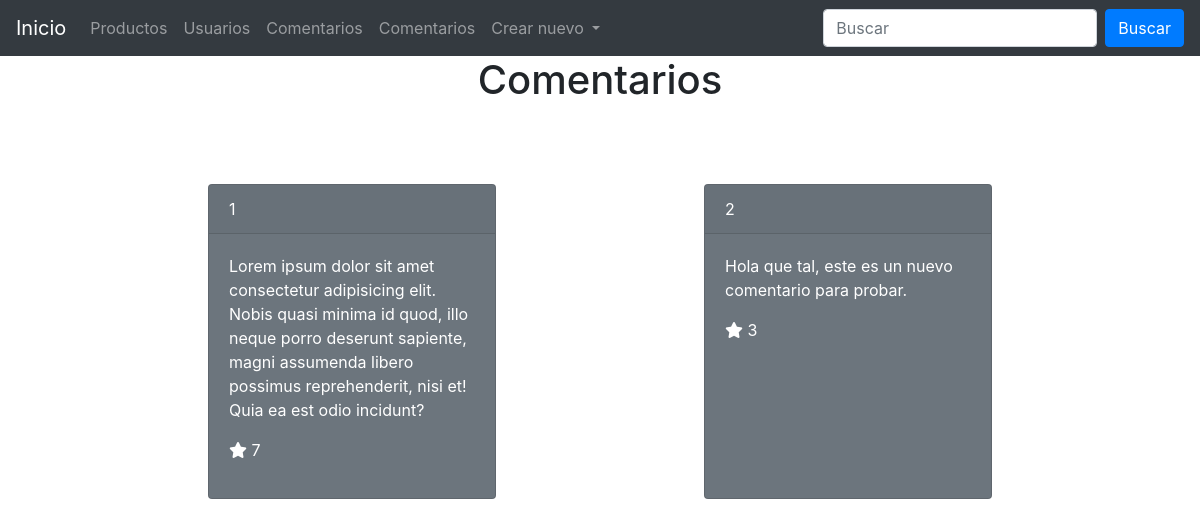
The app's page /descripcion/, older data.
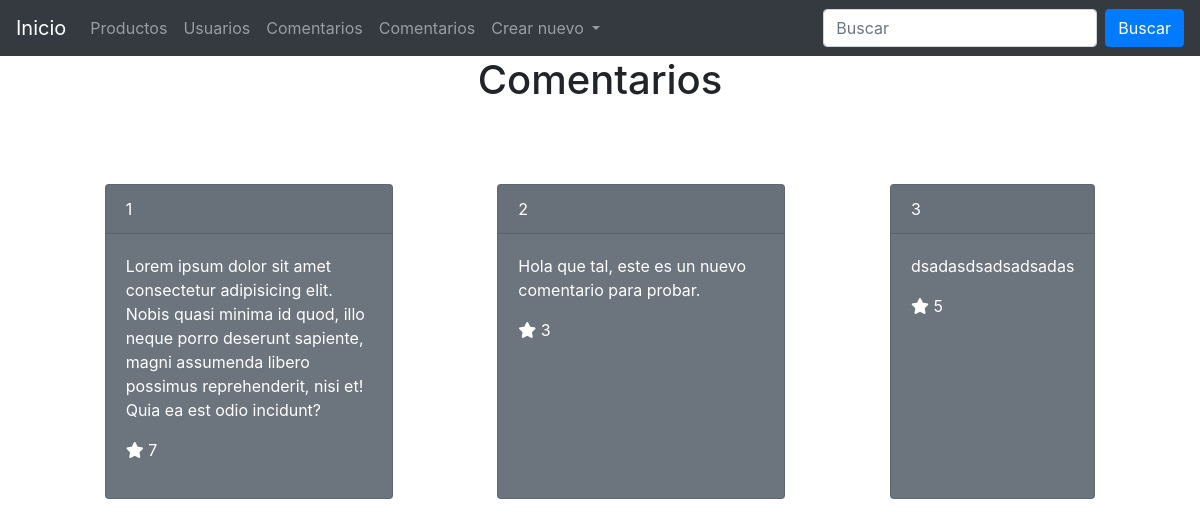
The same page, newer data.
### proyecto_app/models.py (models this page shows)
class Descripcion(models.Model):
    comentario = models.CharField(max_length=500)
    puntuacion = models.IntegerField()

### proyecto_app/views.py (the view)
# urls.py: path("descripcion/", descripcion, name="descripcion"),
def descripcion(request):
    descripcion = Descripcion.objects.all()
    context = {'descripcion':descripcion}
    return render(request, 'descripcion.html', context = context)

### Templates/Descripcion.html
{% extends "base.html" %}
{% block titulo %}
    <h1 style="text-align:center">Comentarios</h1>
{% endblock %}
{% block contenido %}
  {% for descripciones in descripcion %}
    <div class="card text-white bg-secondary mb-3" style="max-width: 18rem;">
     <div class="card-header">{{descripciones.id}}</div>
      <div class="card-body">
       <p class="card-text">{{descripciones.comentario}}</p>
       <p><i class="fa-solid fa-star"></i> {{descripciones.puntuacion}}</p>
     </div>
    </div>
  {% endfor %}
{% endblock %}

Row changes from the older to the newer data that the page shows:
added Descripcion: id "3", comentario "dsadasdsadsadsadas", puntuacion "5"
